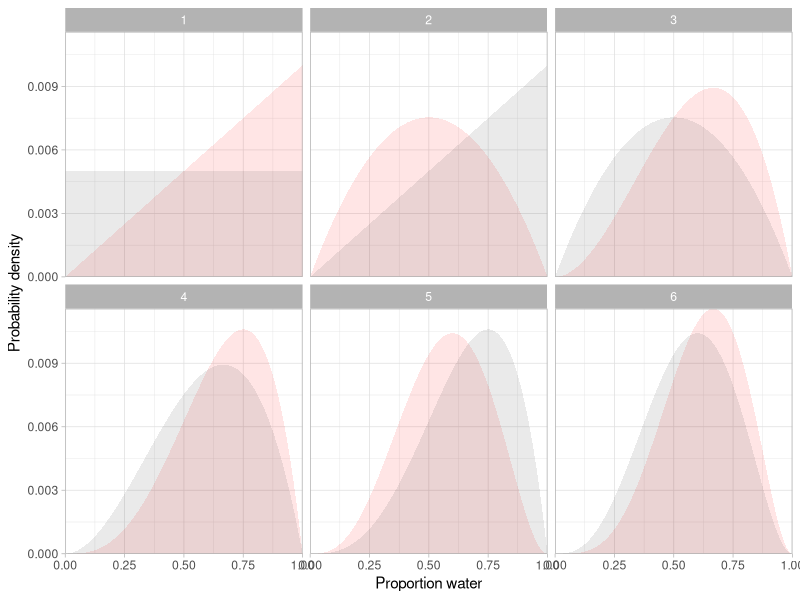
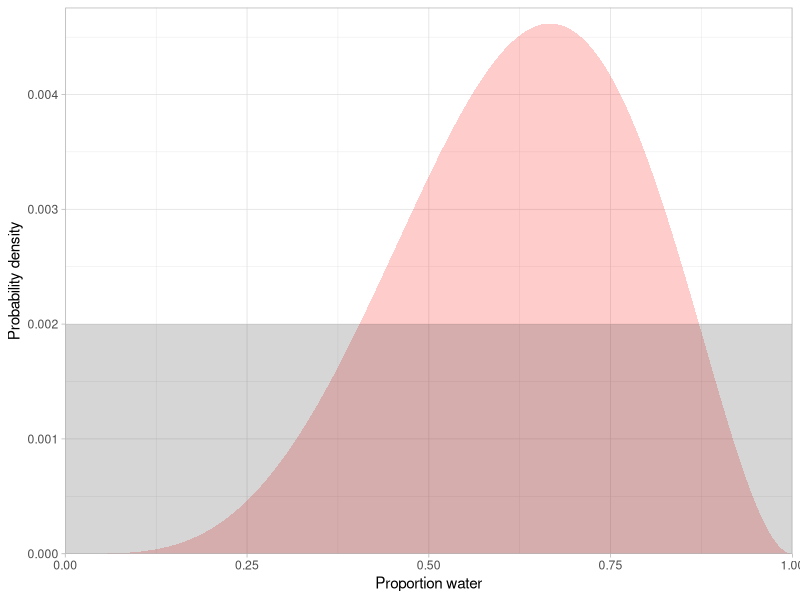
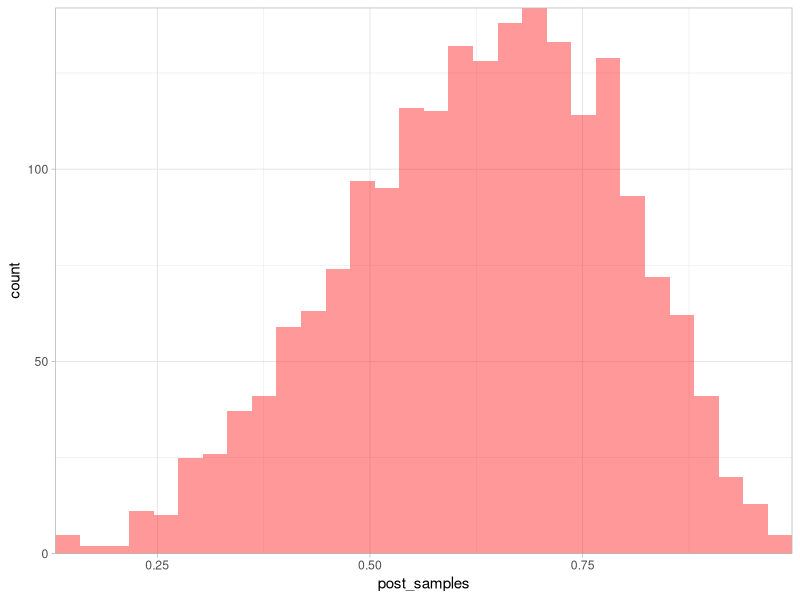
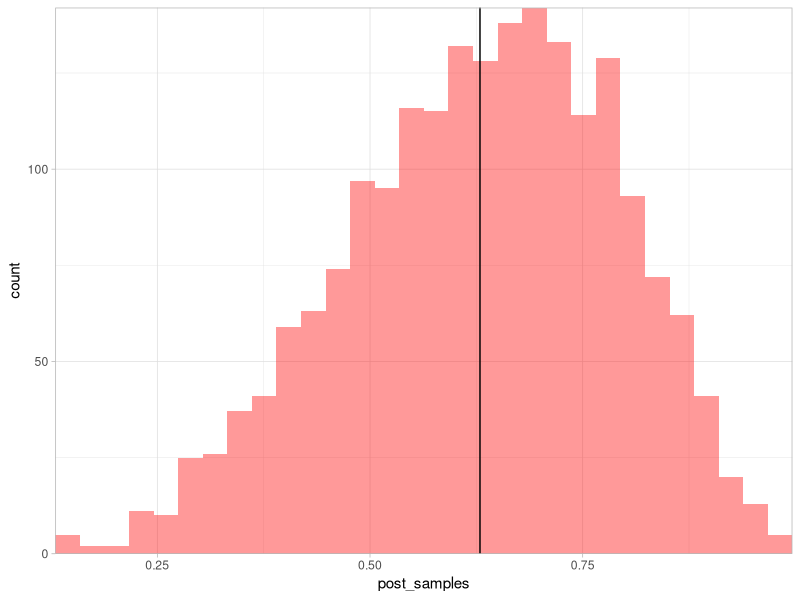
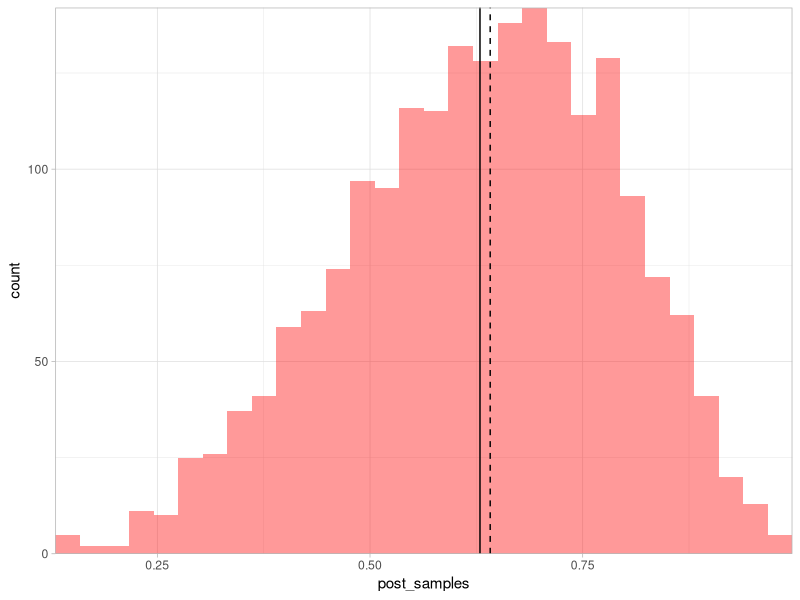
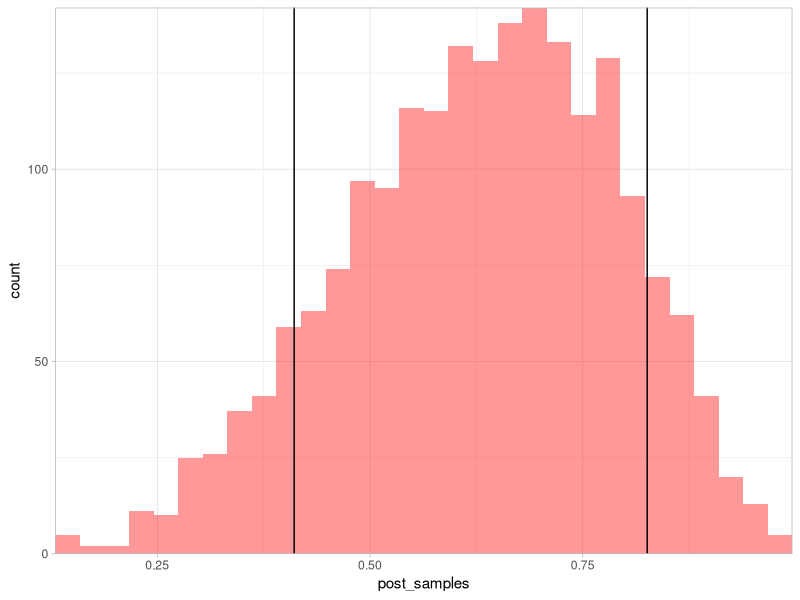
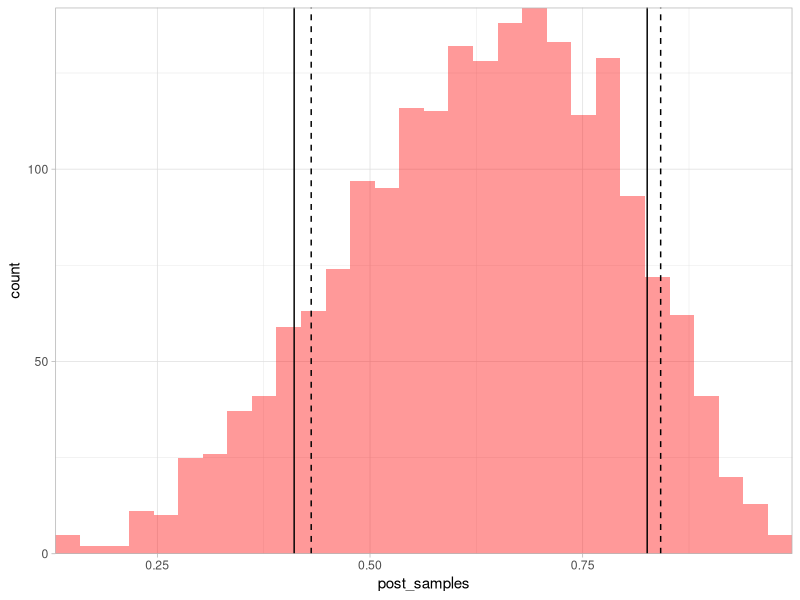
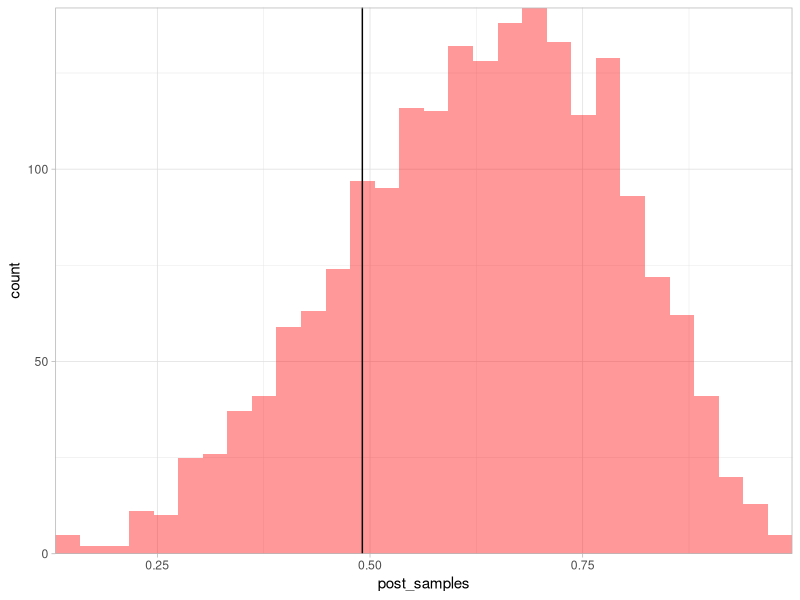

Write the R code that produced these figures, in order.
## ---- chunk 1
knitr::opts_chunk$set(
  collapse = TRUE,
  comment = "#>",
  fig.width = 6,
  fig.asp = 0.618,
  fig.align = "center"
)
## ---- chunk 2
library(ggplot2)
library(dplyr)
theme_set(theme_light())
## ---- chunk 3
dat <- c("W", "L", "W", "W", "L", "W")
length(dat)
dat <- ifelse(dat == "W", 1, 0)

N <- 200
p <- seq(0, 1, length.out = N)

# --------------------
# try different priors:
prior <- dunif(p, 0, 1)
# prior <- dbinom(2, size = 3, prob = p)
# prior <- dbinom(7, size = 10, prob = p)
# prior <- dbinom(71, size = 100, prob = p)
# prior <- dbinom(5, size = 10, prob = p)
# prior <- dnorm(p, mean = 0.5, sd = 0.3)
# prior <- dbeta(p, shape1 = 3, shape2 = 2)
# prior <- dnorm(p, mean = 0.5, sd = 0.25);prior[1:100] <- 0
# --------------------

prior <- prior / sum(prior) # make sure it sums to 1

out <- list()
for (i in seq_along(dat)) {
  likelihood <- dbinom(sum(dat[i]), size = 1, prob = p) # data likelihood
  posterior <- likelihood * prior # Bayes rule numerator
  posterior <- posterior / sum(posterior) # make sure it sums to 1
  out[[i]] <- data.frame(p, prior, posterior, toss = i) # save it
  prior <- posterior # for next time
}
out <- bind_rows(out)

ggplot(out, aes(x = p, ymax = posterior, ymin = 0, group = toss)) +
  geom_ribbon(alpha = 0.1, fill = "red") +
  geom_ribbon(aes(x = p, ymax = prior, ymin = 0), alpha = 0.1) +
  coord_cartesian(expand = FALSE) +
  xlab("Proportion water") +
  ylab("Probability density") +
  facet_wrap(~toss)
## ---- chunk 4
N <- 500 # bigger for smoother histograms below
p <- seq(0, 1, length.out = N)

prior <- dunif(p, 0, 1) / length(p)
# prior <- dbinom(2, size = 3, prob = p)
# prior <- dnorm(p, mean = 0.5, sd = 0.25)
# prior <- dbeta(p, shape1 = 3, shape2 = 2)
# prior <- dnorm(p, mean = 0.5, sd = 0.25);prior[1:100] <- 0
# prior <- c(1:250, 250:1)
prior <- prior / sum(prior)

likelihood <- dbinom(sum(dat), size = length(dat), prob = p)
posterior <- likelihood * prior
posterior <- posterior / sum(posterior)

ggplot(tibble(posterior, prior), 
  aes(x = p, ymax = posterior, ymin = 0)) +
  geom_ribbon(alpha = 0.2, fill = "red") +
  geom_ribbon(aes(x = p, ymax = prior, ymin = 0), alpha = 0.2) +
  coord_cartesian(expand = FALSE, ylim = c(0, 1.03 * max(c(posterior, prior)))) +
  xlab("Proportion water") +
  ylab("Probability density")
## ---- chunk 5
post_samples <- sample(p, prob = posterior, size = 2000, replace = TRUE)
## ---- chunk 6
g <- ggplot(tibble(post_samples), aes(post_samples)) + 
  geom_histogram(bins = 30, alpha = 0.4, fill = "red") +
  coord_cartesian(expand = FALSE)
g
## ---- chunk 7
q <- mean(post_samples)
g + geom_vline(xintercept = q)

q_median <- median(post_samples)
g + geom_vline(xintercept = q) + geom_vline(xintercept = q_median, lty = 2)
## ---- chunk 8
q <- quantile(post_samples, probs = c(0.1, 0.9))
g + geom_vline(xintercept = q)
## ---- chunk 9
q_hpd <- coda::HPDinterval(coda::as.mcmc(post_samples), prob = 0.8)
q_hpd <- as.numeric(q_hpd)
q_hpd
g + geom_vline(xintercept = q) + geom_vline(xintercept = q_hpd, lty = 2)
## ---- chunk 10
q <- sort(post_samples)[round(0.2 * length(post_samples))]
q
g + geom_vline(xintercept = q)
## ---- chunk 11
sum(post_samples > 0.5) / length(post_samples)
mean(post_samples > 0.5)
g + geom_vline(xintercept = 0.5)
## ---- chunk 12
mean(post_samples > 0.6 & post_samples < 0.8)
g + geom_vline(xintercept = c(0.6, 0.8))
